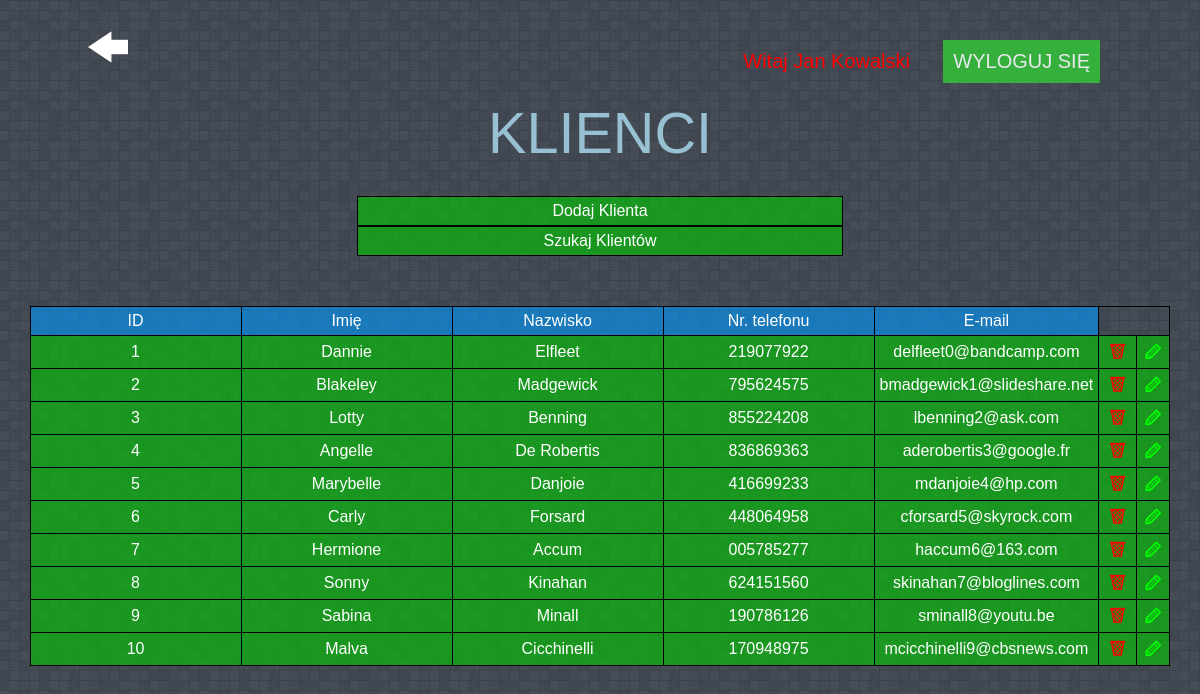
/PROJECT/klienci.php (signed in), run on the app's committed database.
### tables this page shows
CREATE TABLE `klienci` (
  `id_klienta` int(11) NOT NULL,
  `imie` varchar(30) DEFAULT NULL,
  `nazwisko` varchar(30) DEFAULT NULL,
  `nr_telefonu` varchar(30) DEFAULT NULL,
  `Email` varchar(30) NOT NULL
);

### PROJECT/klienci.php (the view, shortened to what this page needs)
<!DOCTYPE HTML>
<hmtl>
<head>
<link rel="stylesheet" href="styles/style.css">
<link rel="stylesheet" href="styles/style3.css">
<link rel="stylesheet" href="styles/style4.css">
<link rel="stylesheet" href="styles/fontello/fontello.css">
</head>
<body>
    <div <?php if($_SESSION['uprawnienia']=="pracownik") echo "class='user'"; else echo "class='admin'";  ?>class="user">Witaj <?php echo $_SESSION['imie']." ".$_SESSION['nazwisko'] ?></div></a>
    <a href="panel.php" class="turnBack"><i class="icon-left"></i></a>
  <header>
    <a href="services/logout.php"><div class="rejestracja">WYLOGUJ SIĘ</div></a>
    KLIENCI
  </header>
  <section>
    <div class="open">Dodaj Klienta</div>
<div class="openSearch">Szukaj Klientów</div>
    <table>
      <tr id="topTable">
        <td>ID</td>
        <td>Imię</td>
        <td>Nazwisko</td>
        <td>Nr. telefonu</td>
        <td>E-mail</td>
      </tr>
    <?php
    require_once "services/connect.php";
    $conn = new mysqli($host, $db_user, $db_password, $db_name);
    if(isset($_POST)){
    $sql = "SELECT * FROM klienci WHERE";
    $sql = substr($sql, 0, strlen($sql)-5);
    }else {
    $sql = "SELECT * FROM klienci";
    }
    $result = mysqli_query($conn, $sql);
    if (mysqli_num_rows($result) > 0){
      while($row = mysqli_fetch_assoc($result)){
        echo "<tr><td>" . $row['id_klienta'] . "</td>
                  <td>" . $row['imie'] . "</td>
                  <td>" . $row['nazwisko'] . "</td>
                  <td>" . $row['nr_telefonu'] . "</td>
                  <td>" . $row['Email'] . "</td>
                  <td class='deleteRow'>
                  <a href='services/delete_klient.php?id=".$row['id_klienta']."' class='delete'><i class='icon-trash'></i></a>
                  </td><td class='editRow'>
                  <a href='edit_klient_form.php?id=".$row['id_klienta']."
                        &imie=".$row['imie']."
                        &nazwisko=".$row['nazwisko']."
                        &tel=".$row['nr_telefonu']."
                        &email=".$row['Email']."
                  ' class='edit'><i class='icon-pencil'></i></a>
                  </td></tr>";
      }
    } else {
      echo "0 result";
    }
    ?>
  </table>
  </section>
</body>
</html>

### PROJECT/styles/style.css (style rules this page uses)
body { background-image: url(../images/random_grey_variations.png); font-family: Verdana, Helvetica, Arial, sans-serif; color: #97c0d3; text-align: center; }
header { margin-top: 100px; font-size: 3.6em; margin-bottom: 30px; }
a { text-decoration: none; color: #e5e9eb; }
.open { color: #fff; width: 40%; padding: 5px; margin: 0 auto; background-color: rgba(0,204,0,0.6); border: solid 1px #000; }
.openSearch { color: #fff; width: 40%; padding: 5px; margin: 0 auto; background-color: rgba(0,204,0,0.6); border: solid 1px #000; }
.rejestracja { text-decoration: none; font-size: 20px; position: fixed; right: 100px; top: 40px; background-color: #36b03c; padding: 10px; }
.admin { color: #f00; text-decoration: none; font-size: 20px; position: fixed; right: 270px; top: 40px; padding: 10px; padding-right: 20px; }
#topTable { background-color: rgba(0,153,255,0.6); }
tr { background-color: rgba(0,204,0,0.6); }
table { color: #fff; border: 1px solid black; border-collapse: collapse; margin: 0 auto; margin-top: 50px; }
td { border: 1px solid #000; padding:5px; width: 200px; }

### PROJECT/styles/style3.css (style rules this page uses)
.edit { float: right; color: #33AA00; }
.delete { float: right; color: #DC6C3B; font-size: 120% }
.icon-trash { color: #ff0000; }
.icon-pencil { color: #00ff00; }
.editRow, .deleteRow { width: 20px; }

### PROJECT/styles/style4.css (style rules this page uses)
.turnBack { color: #fff; text-decoration: none; font-size: 40px; position: fixed; left: 60px; top: 5px; padding: 20px; }

### data on the page
klienci: id_klienta "1", imie "Dannie", nazwisko "Elfleet", nr_telefonu "219077922", Email "delfleet0@bandcamp.com"
klienci: id_klienta "2", imie "Blakeley", nazwisko "Madgewick", nr_telefonu "795624575", Email "bmadgewick1@slideshare.net"
klienci: id_klienta "3", imie "Lotty", nazwisko "Benning", nr_telefonu "855224208", Email "lbenning2@ask.com"
klienci: id_klienta "4", imie "Angelle", nazwisko "De Robertis", nr_telefonu "836869363", Email "aderobertis3@google.fr"
klienci: id_klienta "5", imie "Marybelle", nazwisko "Danjoie", nr_telefonu "416699233", Email "mdanjoie4@hp.com"
klienci: id_klienta "6", imie "Carly", nazwisko "Forsard", nr_telefonu "448064958", Email "cforsard5@skyrock.com"
klienci: id_klienta "7", imie "Hermione", nazwisko "Accum", nr_telefonu "005785277", Email "haccum6@163.com"
klienci: id_klienta "8", imie "Sonny", nazwisko "Kinahan", nr_telefonu "624151560", Email "skinahan7@bloglines.com"
klienci: id_klienta "9", imie "Sabina", nazwisko "Minall", nr_telefonu "190786126", Email "sminall8@youtu.be"
klienci: id_klienta "10", imie "Malva", nazwisko "Cicchinelli", nr_telefonu "170948975", Email "mcicchinelli9@cbsnews.com"
